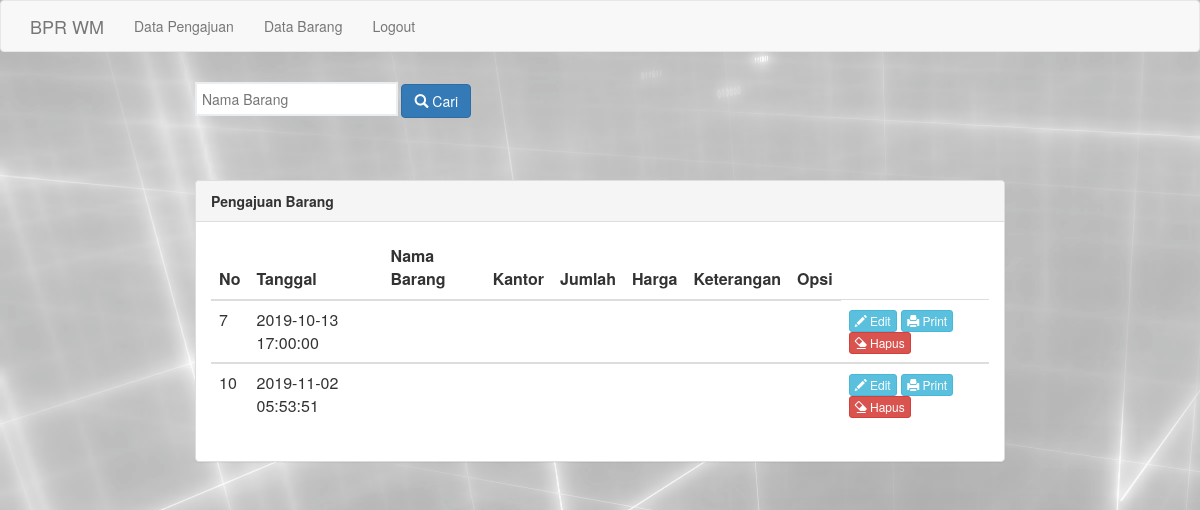
The page /hrd/proses_search.php on the database as committed earlier.
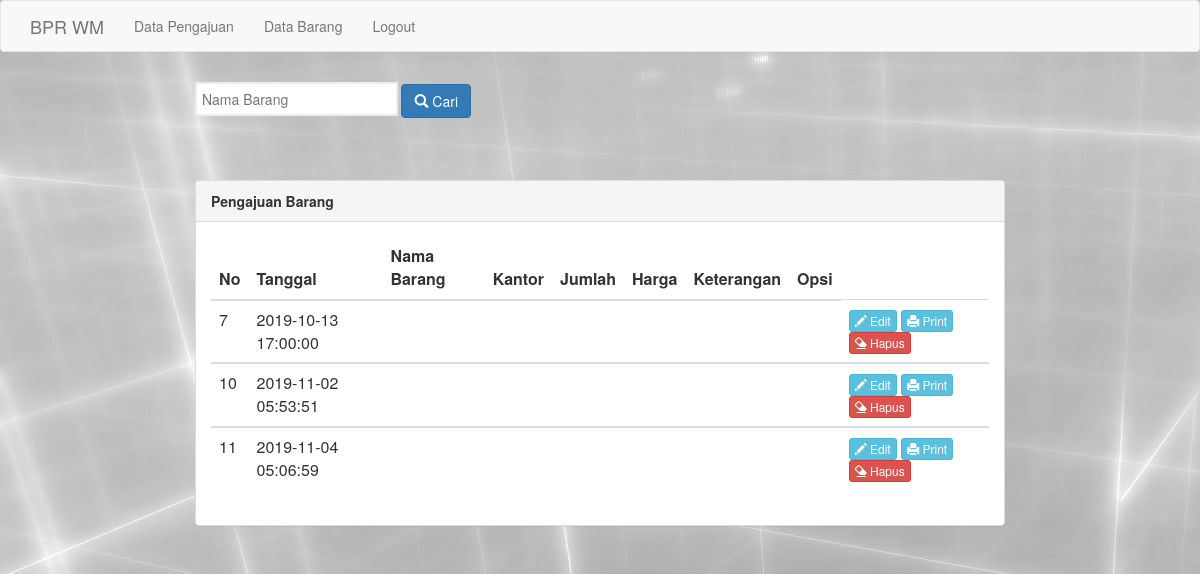
The same page on the database as committed later.
### tables this page shows
CREATE TABLE `pengajuan_brg` (
  `id_pengajuan` int(5) NOT NULL,
  `tgl_pengajuan` timestamp NOT NULL DEFAULT CURRENT_TIMESTAMP,
  `nm_brg_pgj` varchar(50) NOT NULL,
  `nm_kantor_pgj` varchar(50) NOT NULL,
  `jml_brg_pgj` int(100) NOT NULL,
  `sat_brg_pgj` varchar(100) NOT NULL,
  `hrg_brg_pgj` int(20) NOT NULL,
  `tot_hrg_pgj` int(100) NOT NULL,
  `ket_pgj` text NOT NULL,
  `notif_pgj` varchar(100) NOT NULL DEFAULT 'Proses'
);

### hrd/proses_search.php (the view, shortened to what this page needs)
<html>
<head>
  <link rel="stylesheet" type="text/css" href="assets/css/bootstrap.css">
</head>
<body>
  <nav class="navbar navbar-default">
          <div class="container">
            <div class="navbar-header">
              <a class="navbar-brand" href="www.bprwm.co.id">BPR WM</a>
            </div>
            <div class="collapse navbar-collapse" id="bs-example-navbar-collapse-1">
              <ul class="nav navbar-nav">
                <li><a href="index_pengajuan.php">Data Pengajuan <span class="sr-only">(current)</span></a></li>
                <li><a href="../admin/index_data.php">Data Barang</a></li>
                <li><a href="logout.php">Logout</a></li>
              </ul>
            </div>
          </div>
        </nav>
  <div class="row">
    <div class="container-fuild">
      <div class="row">
        <div class="col-md-8 col-md-offset-2">
          <form action="proses_search.php" method="get">
          <input type="search" name="cari" placeholder="Nama Barang" >
          <button action="proses_search.php" type="submit" class="btn btn-primary"><i class="glyphicon glyphicon-search" value="Cari"  ></i> Cari</button>
        </form>
<?php
include 'koneksi.php';
?>
          <br>
          <br>
          <div class="panel panel-default">
            <div class="panel-heading">
              <span class="title"><b>Pengajuan Barang</b></span>
            </div>
            <div class="panel-body">
              <table class="table table-stripped" width="100%">
                <thead>
                  <tr>
                    <th>No</th>
                    <th>Tanggal</th>
                    <th>Nama Barang</th>
                    <th>Kantor</th>
                    <th>Jumlah</th>
                    <th>Harga</th>
                    <th>Keterangan</th>
                    <th>Opsi</th>
                  </tr>
                </thead>
<?php
  if(isset($_GET['cari'])){
    $cari = $_GET['cari'];
    $lihat = mysqli_query($connect,"SELECT * FROM pengajuan_brg WHERE nm_brg like '%".$cari."%'");
  }else{
    $lihat = mysqli_query($connect,"SELECT * FROM pengajuan_brg");
  }
  $no = 1;
  while($data = mysqli_fetch_array($lihat)){
?>
                <tbody>
                  <tr>
                    <td><?php echo $data['id_pengajuan']?></td>
                    <td><?php echo $data['tgl_pengajuan']?></td>
                    <td><?php echo $data['nm_brg']?></td>
                    <td><?php echo $data['nm_kantor']?></td>
                    <td><?php echo $data['jml_brg']?></td>
                    <td><?php echo $data['hrg_brg']?></td>
                    <td><?php echo $data['ket']?></td>
                    <td>
                    <td>
                      <a href="edit.php?id_brg=<?php echo $data['id_brg']?>" class="btn btn-info btn-xs"><i class="glyphicon glyphicon-pencil"></i> Edit</a>
                      <a href="cetak.php?id_brg=<?php echo $data['id_brg']?>" class="btn btn-info btn-xs"><i class="glyphicon glyphicon-print"></i> Print</a>
                      <a href="proses_hapus.php?id_brg=<?php echo $data['id_brg']?>" class="btn btn-danger btn-xs"><i class="glyphicon glyphicon-erase"></i> Hapus</a>
                    </td>
                  </tr>
                </tbody>
                <?php $no++;}?>
              </table>
            </div>
          </div>
        </div>
      </div>
    </div>
  </div>
</body>
</html>

Rows that differ between the two databases and show on the page:
added pengajuan_brg: id_pengajuan "11", tgl_pengajuan "2019-11-04 05:06:59"
